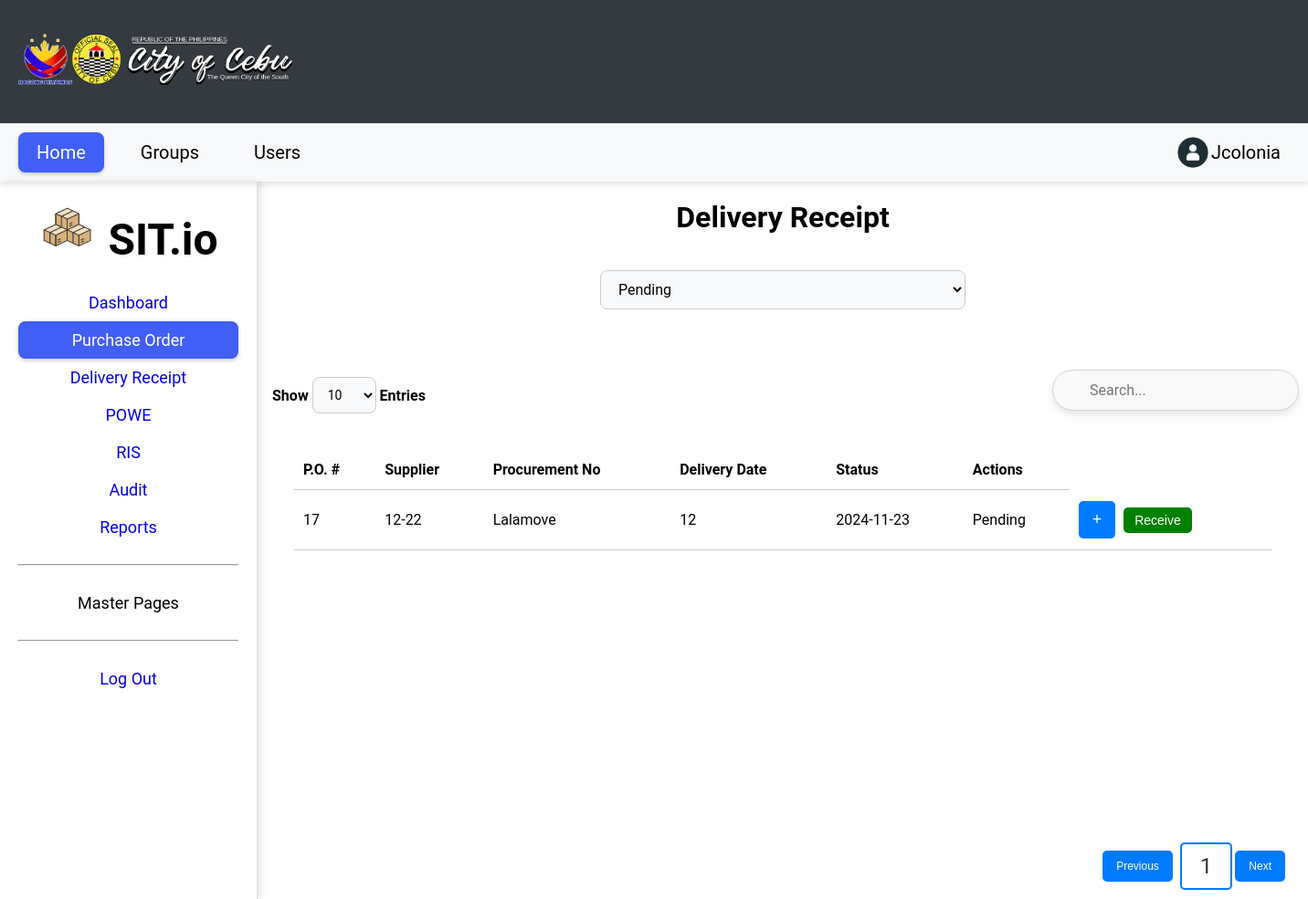
Before: /dr_page.php with the older database file.
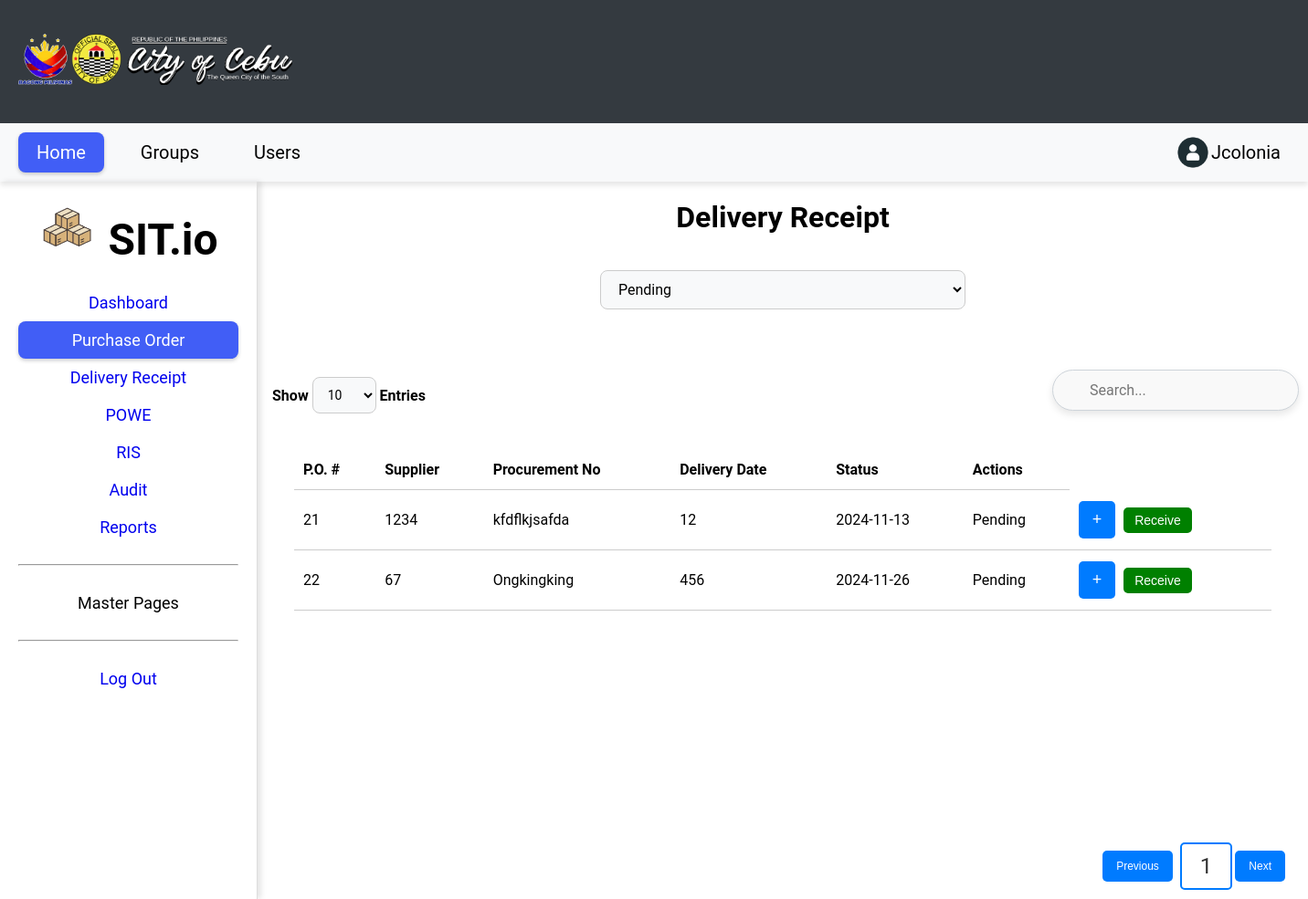
After: the same page with the newer database file.
### tables this page shows
CREATE TABLE `purchase_orders` (
  `purchase_order_id` int(11) NOT NULL,
  `supplier_id` int(11) NOT NULL,
  `purchase_order_number` varchar(50) NOT NULL,
  `order_date` date NOT NULL,
  `mode_of_procurement` varchar(100) NOT NULL,
  `procurement_number` varchar(50) NOT NULL,
  `procurement_date` date NOT NULL,
  `place_of_delivery` varchar(255) NOT NULL,
  `delivery_date` date NOT NULL,
  `term_of_delivery` varchar(100) DEFAULT NULL,
  `status` enum('Pending','Cancelled','Accepted','') NOT NULL
);

CREATE TABLE `suppliers` (
  `supplier_id` int(11) NOT NULL,
  `description` varchar(255) NOT NULL,
  `abbreviation` varchar(50) NOT NULL,
  `address` varchar(255) NOT NULL
);

### util/dbhelper.php (called while the page is built, shortened)
<?php
class DbHelper
{
    private $hostname = "127.0.0.1";
    private $username = "root";
    private $password = "";
    private $database = "inventory_management";
    private $conn;
    public function __construct()
    {
        $this->conn = new mysqli($this->hostname, $this->username, $this->password, $this->database);
    }
public function display_value_all_purchase()
{
    $sql = "SELECT
    purchase_orders.purchase_order_id,
    purchase_orders.purchase_order_number,
    purchase_orders.order_date,
    purchase_orders.mode_of_procurement,
    purchase_orders.procurement_number,
    purchase_orders.procurement_date,
    purchase_orders.place_of_delivery,
    purchase_orders.delivery_date,
    purchase_orders.term_of_delivery,
    purchase_orders.status,
    suppliers.description,
    suppliers.supplier_id,
    COALESCE(SUM(pod_items.amount), 0) AS Total_Amount
FROM
    purchase_orders
LEFT JOIN
    pod_items ON purchase_orders.purchase_order_id = pod_items.purchase_order_id
LEFT JOIN
    suppliers ON purchase_orders.supplier_id = suppliers.supplier_id
GROUP BY
    purchase_orders.purchase_order_id,
    purchase_orders.purchase_order_number,
    purchase_orders.order_date,
    purchase_orders.mode_of_procurement,
    purchase_orders.procurement_number,
    purchase_orders.procurement_date,
    purchase_orders.place_of_delivery,
    purchase_orders.delivery_date,
    purchase_orders.term_of_delivery,
    purchase_orders.status,
    suppliers.description,
    suppliers.supplier_id;
    ";
    $stmt = $this->conn->prepare($sql);
    if (!$stmt->execute()) {
        die('Execute error: ' . $stmt->error);
    }
    $result = $stmt->get_result();
    $p_order = array();
    while ($row = $result->fetch_assoc()) {
        $p_order[] = (object) $row;
    }
    return $p_order;
}
}

### dr_page.php (the view, shortened to what the changed rows need)
<?php
require_once "./util/dbhelper.php";
$db = new DbHelper();
$display = $db->display_value_all_purchase();
?>
<!DOCTYPE html>
<html lang="en">
<head>
    <link rel="stylesheet" href="css/style.css">
    <link rel="stylesheet" href="css/index.css">
</head>
<body>
    <div class="container">
        <aside class="sub-menu">
            <h1>
                <center><img src="img/box.png" height="60" alt="Icon">&nbsp;SIT.io</center>
            </h1>
        </aside>
        <section class="purchase-order">
            <center>
                <h2>Delivery Receipt</h2>
            </center>
            <br>
            <br>
            <div class="table-container">
                <table class="custom-table">
                    <thead>
                        <tr>
                            <th>P.O. #</th>
                            <th>Supplier</th>
                            <th>Procurement No</th>
                            <th>Delivery Date</th>
                            <th>Status</th>
                            <th>Actions</th>
                        </tr>
                    </thead>
                    <tbody>
                        <?php foreach ($display as $row) : ?>
                            <tr>
                                <td><?= htmlspecialchars($row->purchase_order_id); ?></td>
                                <td><?= htmlspecialchars($row->purchase_order_number); ?></td>
                                <td><?= htmlspecialchars($row->description); ?></td>
                                <td><?= htmlspecialchars($row->procurement_number); ?></td>
                                <td><?= htmlspecialchars($row->delivery_date); ?></td>
                                <td><?= htmlspecialchars($row->status); ?></td>
                                <td>
                                    <button class="toggle-btn btn btn-info btn-sm" onclick="toggleDetails(this)">+</button>
                                    <button class="edit-btn btn btn-warning btn-sm" onclick="window.location.href='dr_receive.php?id=<?= $row->purchase_order_id; ?>'">Receive</button>
                                </td>
                            </tr>
                        <?php endforeach; ?>
                    </tbody>
                </table>
            </div>
        </section>
    </div>
</body>
</html>

Changed rows visible on the page:
removed purchase_orders: purchase_order_id "17", purchase_order_number "12-22", supplier.description "Lalamove", procurement_number "12", delivery_date "2024-11-23", status "Pending"
added purchase_orders: purchase_order_id "21", purchase_order_number "1234", supplier.description "kfdflkjsafda", procurement_number "12", delivery_date "2024-11-13", status "Pending"
added purchase_orders: purchase_order_id "22", purchase_order_number "67", supplier.description "Ongkingking", procurement_number "456", delivery_date "2024-11-26", status "Pending"
